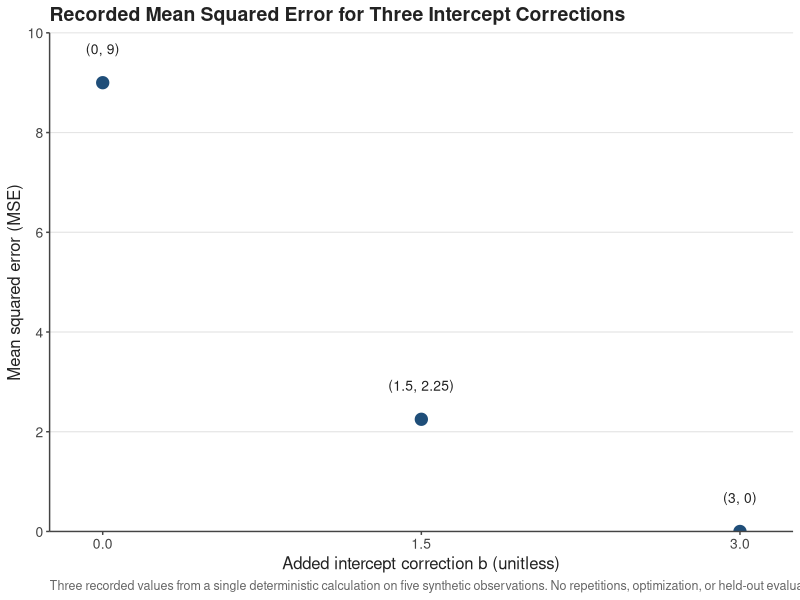

This figure's R source:
library(ggplot2)

# Recorded observations from the experimental log (exact values, no simulation)
df <- data.frame(
  b   = c(0, 1.5, 3),
  mse = c(9, 2.25, 0)
)

# Exact recorded labels for each point
df$label <- c("(0, 9)", "(1.5, 2.25)", "(3, 0)")

p <- ggplot(df, aes(x = b, y = mse)) +
  # Discrete markers only: no connecting line, no fit, no interpolation
  geom_point(
    shape  = 21,
    fill   = "#1F4E79",
    colour = "#FFFFFF",
    size   = 4.5,
    stroke = 0.8
  ) +
  # Point labels offset above each marker (0.35 data units on the y scale)
  geom_text(
    aes(label = label),
    vjust = -1,
    nudge_y = 0.35,
    size  = 10 / .pt,   # 10 pt
    colour = "#222222",
    family = "sans",
    fontface = "plain"
  ) +
  scale_x_continuous(
    name   = "Added intercept correction b (unitless)",
    limits = c(-0.25, 3.25),
    breaks = c(0, 1.5, 3),
    labels = c("0.0", "1.5", "3.0")
  ) +
  scale_y_continuous(
    name   = "Mean squared error (MSE)",
    limits = c(0, 10),
    breaks = seq(0, 10, by = 2)
  ) +
  labs(
    title    = "Recorded Mean Squared Error for Three Intercept Corrections",
    subtitle = NULL,
    caption  = "Three recorded values from a single deterministic calculation on five synthetic observations. No repetitions, optimization, or held-out evaluation."
  ) +
  coord_cartesian(expand = FALSE) +
  theme_minimal(base_size = 10, base_family = "sans") +
  theme(
    plot.background   = element_rect(fill = "#FFFFFF", colour = NA),
    panel.background  = element_rect(fill = "#FFFFFF", colour = NA),
    panel.border      = element_blank(),
    # Horizontal major gridlines only; vertical and minor removed
    panel.grid.major.x = element_blank(),
    panel.grid.major.y = element_line(colour = "#E5E5E5", linewidth = 0.4),
    panel.grid.minor   = element_blank(),
    # Axis lines on left and bottom only
    axis.line.x        = element_line(colour = "#444444", linewidth = 0.5),
    axis.line.y        = element_line(colour = "#444444", linewidth = 0.5),
    axis.ticks         = element_line(colour = "#444444", linewidth = 0.5),
    # Typography
    plot.title         = element_text(size = 14, face = "bold", colour = "#222222",
                                     hjust = 0, family = "sans"),
    plot.caption       = element_text(size = 9, colour = "#666666",
                                      hjust = 0, family = "sans"),
    axis.title.x       = element_text(size = 12, colour = "#222222", family = "sans"),
    axis.title.y       = element_text(size = 12, colour = "#222222", family = "sans"),
    axis.text          = element_text(size = 10, colour = "#444444", family = "sans"),
    # No legend: single series
    legend.position    = "none"
  )
